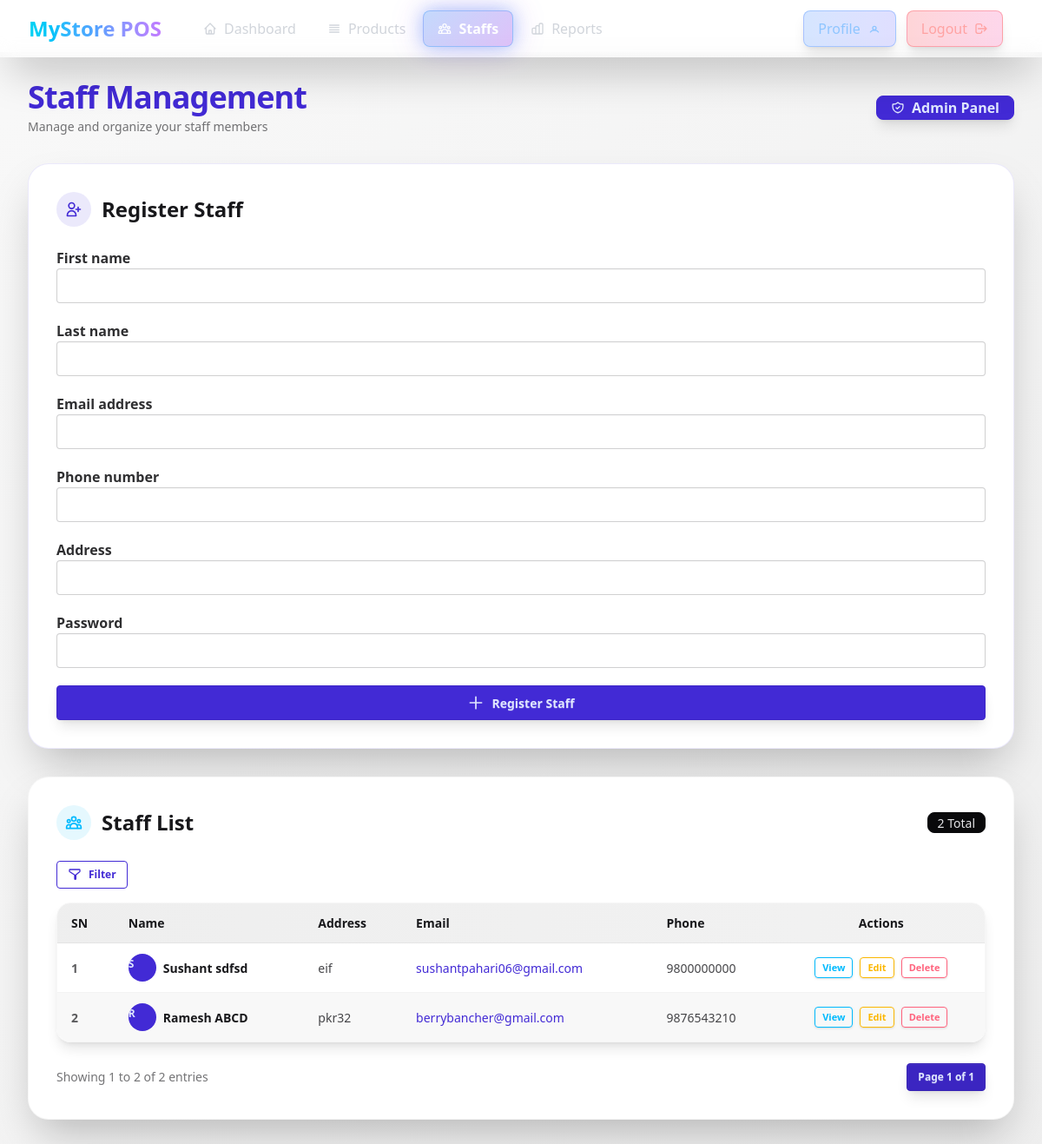
The app's page /shop/staffs/, older data.
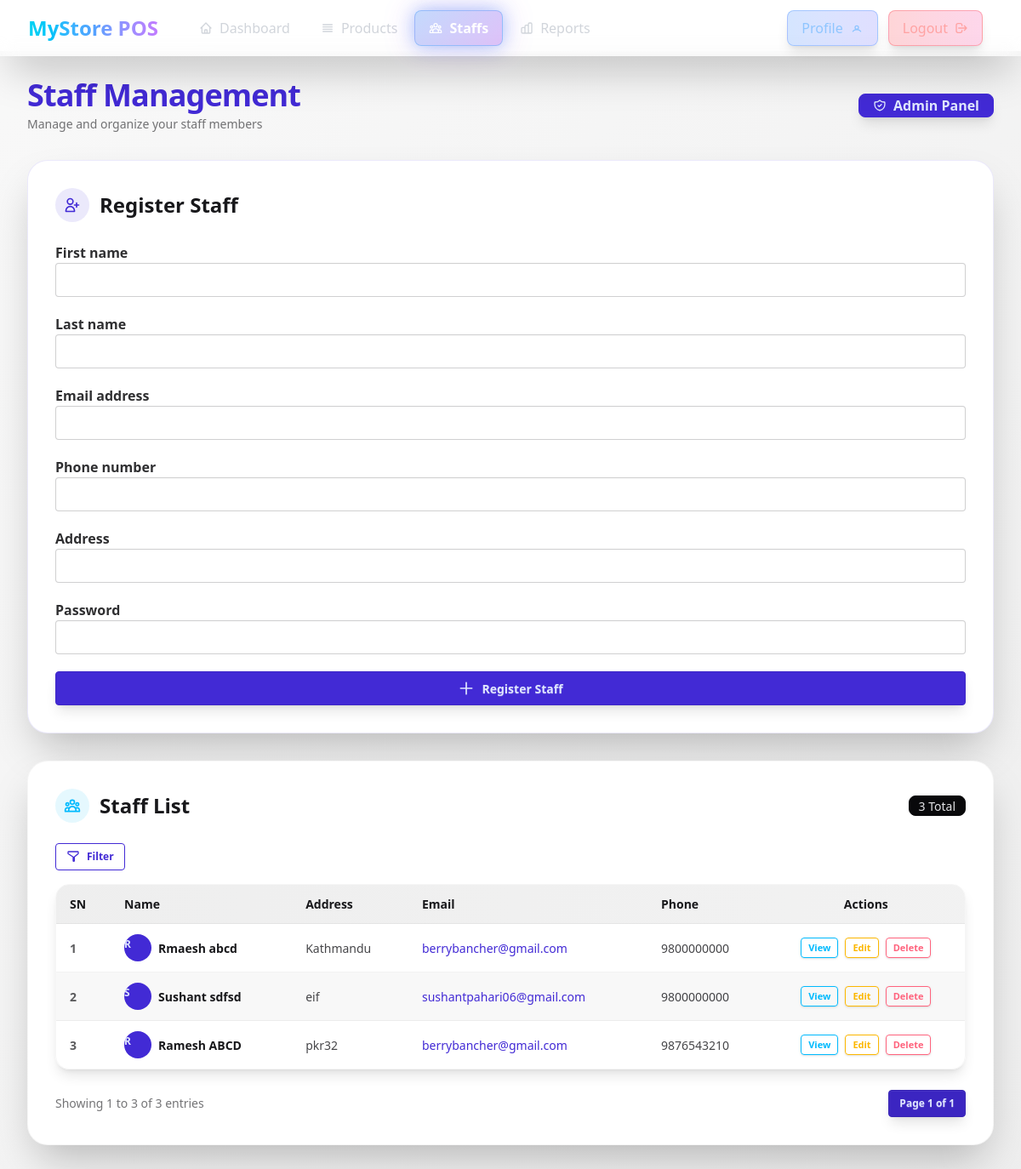
The same page, newer data.
### accounts/models.py (models this page shows, shortened)
class CustomUser(AbstractUser):
    class Roles(models.TextChoices):
        SHOP_ADMIN="shop_admin","Shop Admin"
        STAFF="staff","Staff"
    address = models.CharField(max_length=255, null=True, blank=True)
    phone_number = models.CharField(max_length=10, null=True, blank=True)
    profile_pic = models.ImageField(upload_to="profile_pics", null=True, blank=True)
    role=models.CharField(
        max_length=20,
        choices=Roles.choices,
        default=Roles.SHOP_ADMIN,
    )

### shop/views.py (the view)
# urls.py: path("staffs/", views.staffs, name="staffs"),
def staffs(request):
    if request.method == "POST":
        form = StaffRegistrationForm(request.POST, request.FILES, request=request)
        if form.is_valid():
            staff = form.save(commit=False)
            first = staff.first_name[:3].lower() if staff.first_name else "usr"
            last = staff.last_name[-3:].lower() if staff.last_name else str(random.randint(100, 999))
            base_username = f"{first}{last}"
            username = base_username
            counter = 1
            while CustomUser.objects.filter(username=username).exists():
                username = f"{base_username}{counter}"
                counter += 1
            staff.username = username
            staff.is_staff = True
            staff.save()
            messages.success(request, f"Staff registered successfully! Username: {staff.username}")
            return redirect(request.path)
    else:
        form = StaffRegistrationForm(request=request)
    all_staffs = CustomUser.objects.filter(role=CustomUser.Roles.STAFF).order_by("-id")
    filtered_staffs = StaffFilter(request.GET, queryset=all_staffs)
    paginator = Paginator(filtered_staffs.qs, 8)  # Use filtered_staffs.qs
    page_number = request.GET.get("page")
    page_obj = paginator.get_page(page_number)
    context = {
        "form": form,
        "staffs": page_obj,
        "page_obj": page_obj,
        "filter_form": filtered_staffs.form,  # Pass the filter form
        "filtered_staffs": filtered_staffs,
    }
    return render(request, "shop/staffs.html", context)

### shop/forms.py (shortened to what this page needs)
class StaffRegistrationForm(forms.ModelForm):
    password = forms.CharField(
        widget=forms.PasswordInput,
        required=True,
        help_text="Set an initial password for the staff.",
    )
    class Meta:
        model = CustomUser
        fields = [
            "first_name",
            "last_name",
            "email",
            "phone_number",
            "address",
            "password",
        ]
    def __init__(self, *args, **kwargs):
        self.request = kwargs.pop("request", None)
        super().__init__(*args, **kwargs)

### common/templatetags/form_extras.py (called while the page is built)
@register.filter
def add_class(field, css_class):
    if not isinstance(field, BoundField):
        return field
    existing_classes = field.field.widget.attrs.get("class", "")
    if existing_classes:
        new_classes = f"{existing_classes} {css_class}"
    else:
        new_classes = css_class
    field_copy = field
    field_copy.field.widget.attrs["class"] = new_classes
    return field_copy

### shop/templates/shop/staffs.html (shortened to what the changed rows need)
{% extends 'base.html' %}
{% load form_extras %}
{% block content %}
<main class="min-h-screen flex flex-col p-4 md:p-8 w-full bg-gradient-to-br from-base-200 to-base-300 pt-16 mt-15">
    <div class="flex flex-col md:flex-row justify-between items-start md:items-center mb-8 gap-4">
        <div>
            <h1 class="text-4xl font-extrabold text-primary mb-1 tracking-tight">Staff Management</h1>
        </div>
    </div>
    <div class="flex flex-col xl:flex-row gap-8">
        <div class="w-full xl:w-1/3 flex-shrink-0">
            <div class="shadow-2xl rounded-3xl p-8 bg-base-100 border border-primary/10 hover:border-primary/30 transition-all duration-300">
                <div class="flex items-center gap-3 mb-6">
                    <h2 class="text-2xl font-bold text-base-content">Register Staff</h2>
                </div>
                <form method="post" enctype="multipart/form-data" class="space-y-5">
                    {% for field in form %}
                    <fieldset class="form-control">
                        <label class="label">
                            <span class="label-text font-semibold text-base-content/90">{{ field.label }}</span>
                        </label>
                        {{ field|add_class:"input input-bordered w-full focus:input-primary focus:outline-offset-0 transition-all" }}
                    </fieldset>
                    {% endfor %}
                </form>
            </div>
        </div>
        <div class="flex-grow shadow-2xl rounded-3xl p-8 bg-base-100 border border-base-300/50 hover:border-base-300 transition-all duration-300">
            <div class="flex flex-col md:flex-row items-start md:items-center gap-3 mb-6">
                <div class="flex items-center gap-3">
                    <div class="w-10 h-10 rounded-full bg-info/10 flex items-center justify-center">
                    </div>
                    <h2 class="text-2xl font-bold text-base-content">Staff List</h2>
                </div>
                <div class="badge badge-neutral ml-auto">{{ page_obj.paginator.count }} Total</div>
            </div>
            <div class="overflow-x-auto rounded-2xl border border-base-300/50 shadow-lg">
                <table class="table table-zebra w-full min-w-[600px]">
                    <thead class="bg-gradient-to-r from-base-300 to-base-300/80">
                        <tr>
                            <th class="text-base-content font-bold">SN</th>
                            <th class="text-base-content font-bold">Name</th>
                            <th class="text-base-content font-bold">Address</th>
                            <th class="text-base-content font-bold">Email</th>
                            <th class="text-base-content font-bold">Phone</th>
                            <th class="text-base-content font-bold text-center">Actions</th>
                        </tr>
                    </thead>
                    <tbody id="staff-list">
                        {% for staff in staffs %}
                        <tr class="hover:bg-base-200/70 transition-colors duration-150">
                            <th class="font-semibold text-base-content/70">{{ forloop.counter }}</th>
                            <td class="font-semibold text-base-content">
                                <div class="flex items-center gap-2">
                                    <div class="avatar placeholder">
                                        <div class="bg-primary text-primary-content rounded-full w-8">
                                            <span class="text-xs">{{ staff.get_full_name|slice:":1"|upper }}</span>
                                        </div>
                                    </div>
                                    {{ staff.get_full_name }}
                                </div>
                            </td>
                            <td class="text-base-content/80">{{ staff.address }}</td>
                            <td class="text-base-content/80">
                                <a href="mailto:{{ staff.email }}" class="link link-hover link-primary">{{ staff.email }}</a>
                            </td>
                            <td class="text-base-content/80">{{ staff.phone_number|default:"-" }}</td>
                            <td>
                                <div class="flex gap-2 justify-center">
                                    <button class="btn btn-xs btn-info btn-outline hover:btn-info transition-all shadow-sm hover:shadow-md">View</button>
                                    <button class="btn btn-xs btn-warning btn-outline hover:btn-warning transition-all shadow-sm hover:shadow-md">Edit</button>
                                    <button class="btn btn-xs btn-error btn-outline hover:btn-error transition-all shadow-sm hover:shadow-md">Delete</button>
                                </div>
                            </td>
                        </tr>
                        {% endfor %}
                    </tbody>
                </table>
            </div>
            <div class="flex flex-col md:flex-row justify-between items-center mt-6 gap-2 md:gap-0">
                <div class="text-sm text-base-content/60">
                    Showing {{ page_obj.start_index }} to {{ page_obj.end_index }} of {{ page_obj.paginator.count }} entries
                </div>
                <div class="join shadow-lg">
                    <a class="join-item btn btn-sm btn-active btn-primary">Page {{ page_obj.number }} of {{ page_obj.paginator.num_pages }}</a>
                </div>
            </div>
        </div>
    </div>
</main>
{% endblock %}

Row changes from the older to the newer data that the page shows:
added CustomUser: get_full_name "R", get_full_name "Rmaesh abcd", address "Kathmandu", email "berrybancher@gmail.com", phone_number "9800000000"
Text that changed along with them:
{{ page_obj.paginator.count }}: "2" → "3"
{{ page_obj.end_index }}: "2" → "3"
